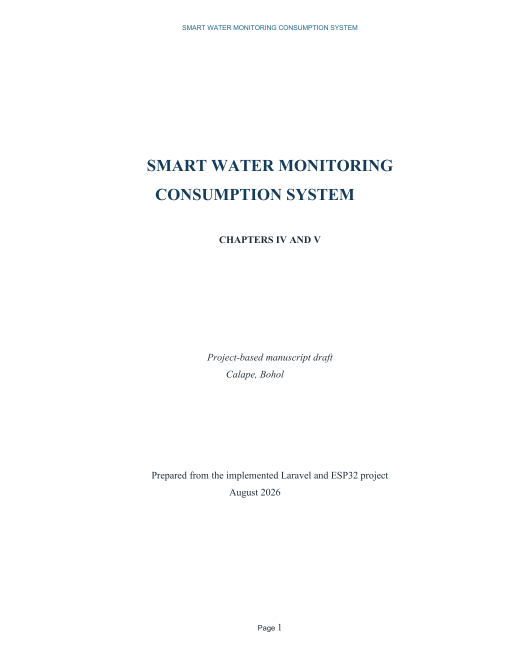
#> input picture _updated_chapters_render/page-01.png, 1020 x 1320 px (shown at 1/2 size); its folder holds only this picture in this run
$ python make_sheets.py
#> lines starting #> are read from the running program, lines starting #| are printed output that depends on the picture
from pathlib import Path

from PIL import Image, ImageDraw

root = Path(r"C:\laragon\capstone\SmartWater_Update\_updated_chapters_render")
pages = sorted(root.glob("page-*.png"))
out = root / "sheets"
out.mkdir(exist_ok=True)
for start in range(0, len(pages), 12):
    sheet = Image.new("RGB", (1000, 1530), "#bfbfbf")
#> sheet: PIL image 1000x1530 RGB; every value is 191
    draw = ImageDraw.Draw(sheet)
    for n, page in enumerate(pages[start:start + 12]):
        image = Image.open(page).convert("RGB").resize((235, 332))
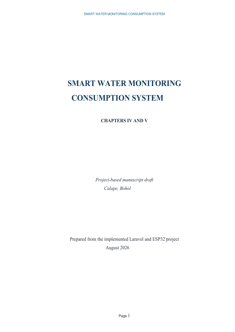
#> image: PIL image 235x332 RGB; mean R, G, B 252.8, 253.1, 253.3
        x = (n % 4) * 250 + 8
        y = (n // 4) * 505 + 30
        sheet.paste(image, (x, y))
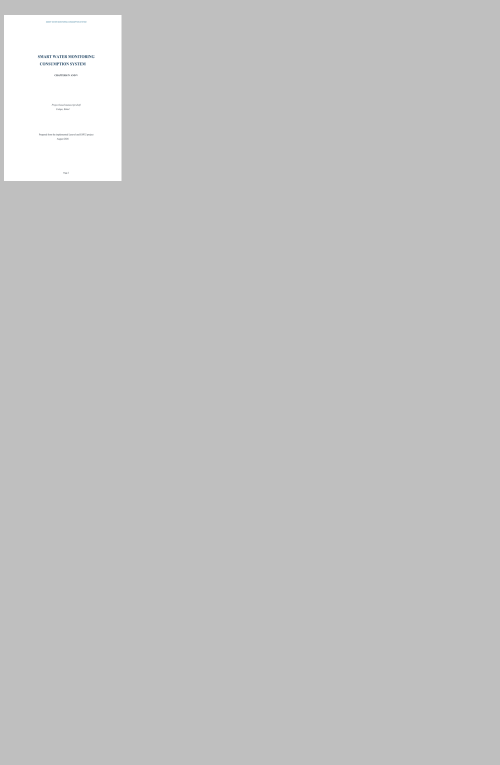
#> sheet: PIL image 1000x1530 RGB (shown at 1/2 size); mean R, G, B 194.2, 194.2, 194.2
        draw.text((x, y - 18), str(start + n + 1), fill="black")
    sheet.save(out / f"sheet-{start // 12 + 1}.jpg", quality=90)

$ run again, on _updated_chapters_render/page-05.png
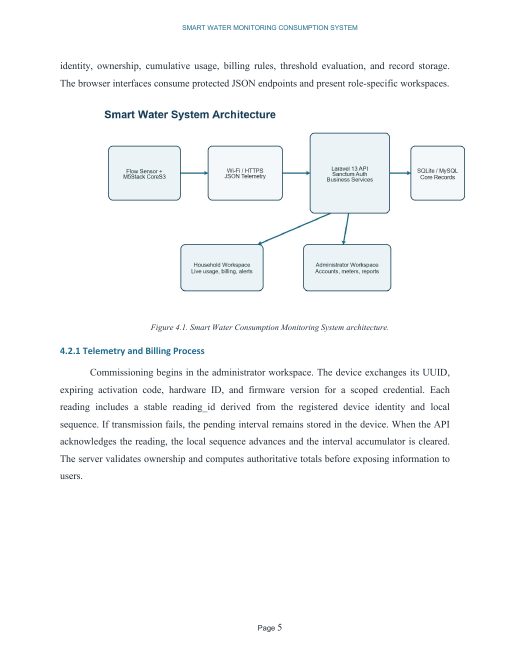
#> input picture _updated_chapters_render/page-05.png, 1020 x 1320 px (shown at 1/2 size)
#> `image = Image.open(page).convert("RGB").resize((235, 332))`:
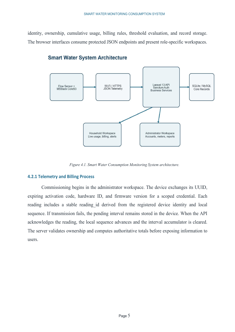
#> image: PIL image 235x332 RGB; mean R, G, B 247.8, 248.9, 249.5
#> `sheet.paste(image, (x, y))`:
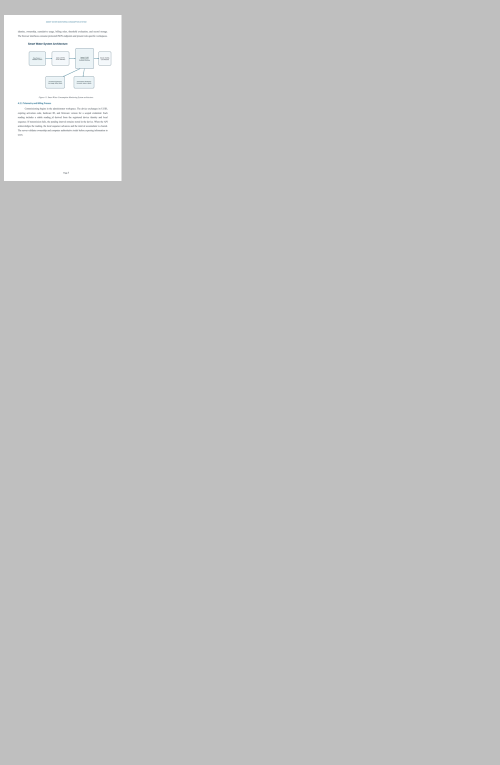
#> sheet: PIL image 1000x1530 RGB (shown at 1/2 size); mean R, G, B 193.9, 194, 194

$ run again, on _updated_chapters_render/page-06.png
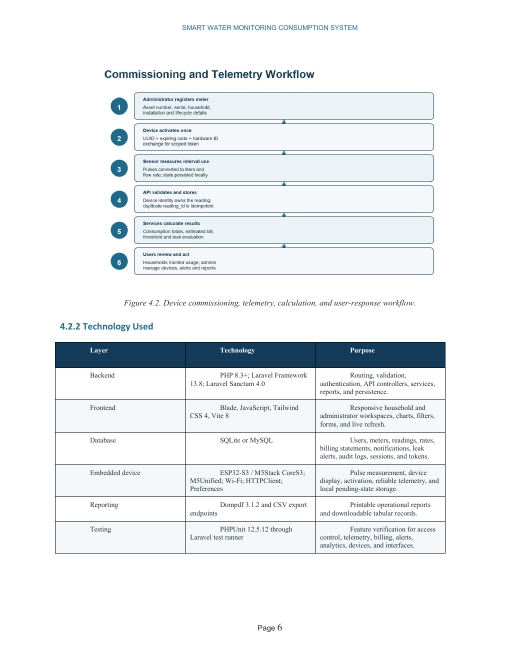
#> input picture _updated_chapters_render/page-06.png, 1020 x 1320 px (shown at 1/2 size)
#> `image = Image.open(page).convert("RGB").resize((235, 332))`:
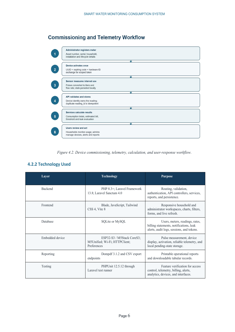
#> image: PIL image 235x332 RGB; mean R, G, B 237.4, 240.5, 242.5
#> `sheet.paste(image, (x, y))`:
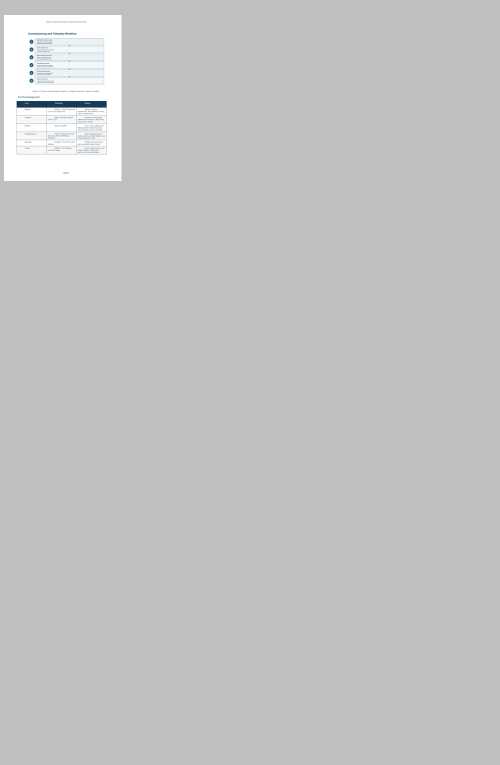
#> sheet: PIL image 1000x1530 RGB (shown at 1/2 size); mean R, G, B 193.4, 193.5, 193.6

$ run again, on _updated_chapters_render/page-07.png
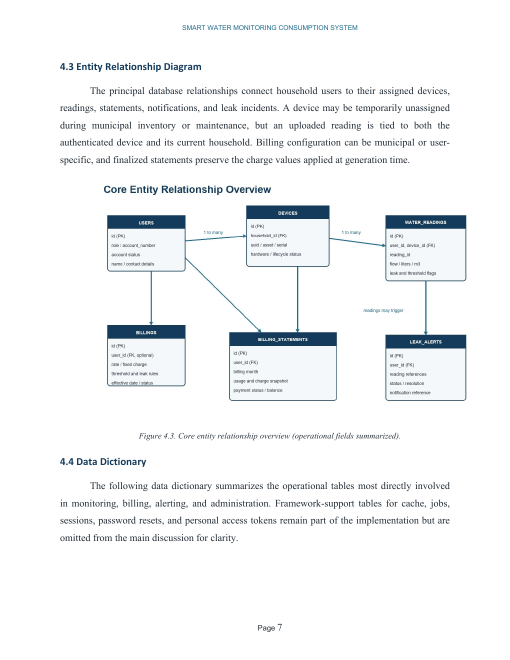
#> input picture _updated_chapters_render/page-07.png, 1020 x 1320 px (shown at 1/2 size)
#> `image = Image.open(page).convert("RGB").resize((235, 332))`:
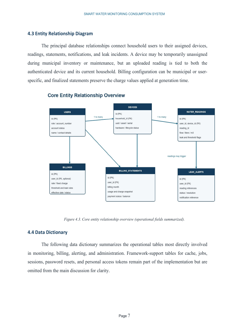
#> image: PIL image 235x332 RGB; mean R, G, B 243.3, 244.9, 246.1
#> `sheet.paste(image, (x, y))`:
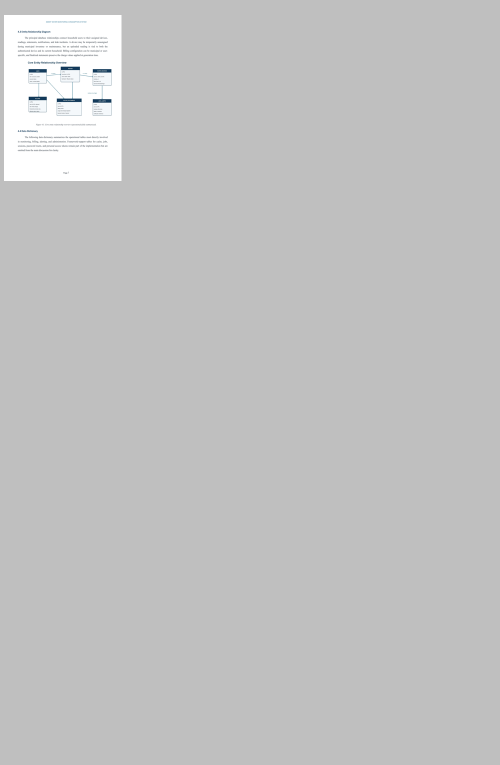
#> sheet: PIL image 1000x1530 RGB (shown at 1/2 size); mean R, G, B 193.7, 193.7, 193.8

$ run again, on _updated_chapters_render/page-02.png
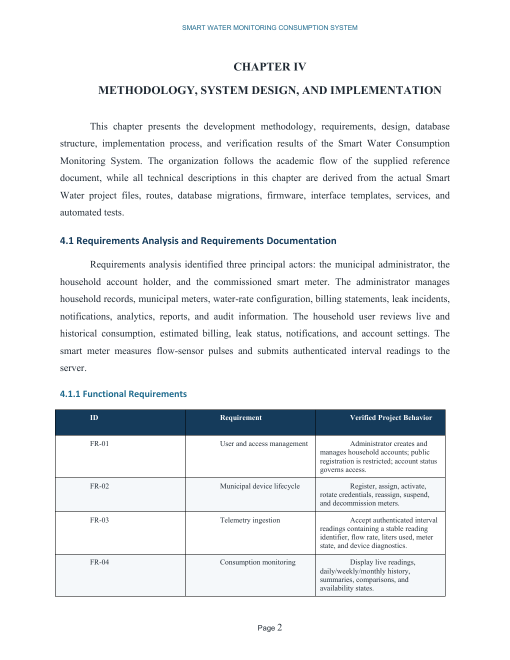
#> input picture _updated_chapters_render/page-02.png, 1020 x 1320 px (shown at 1/2 size)
#> `image = Image.open(page).convert("RGB").resize((235, 332))`:
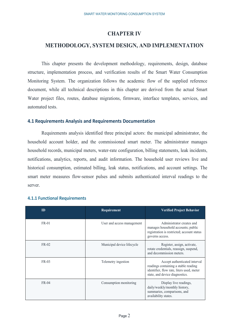
#> image: PIL image 235x332 RGB; mean R, G, B 238.5, 240.4, 241.9
#> `sheet.paste(image, (x, y))`:
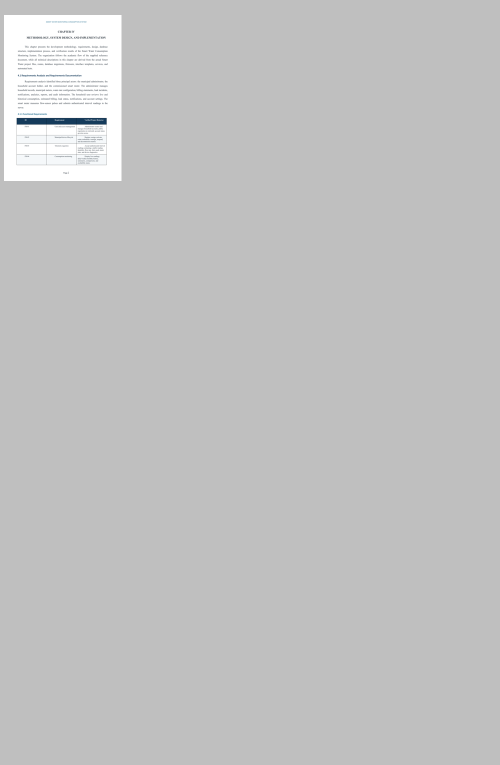
#> sheet: PIL image 1000x1530 RGB (shown at 1/2 size); mean R, G, B 193.4, 193.5, 193.6
